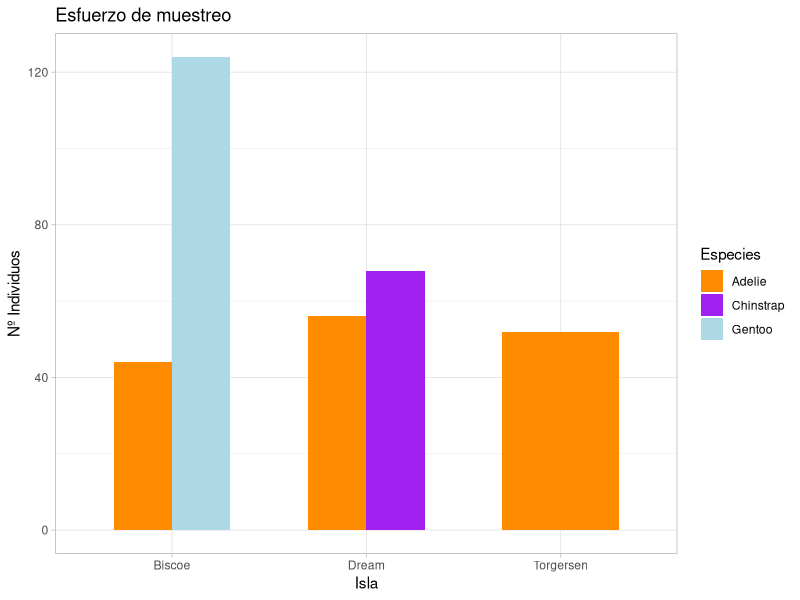
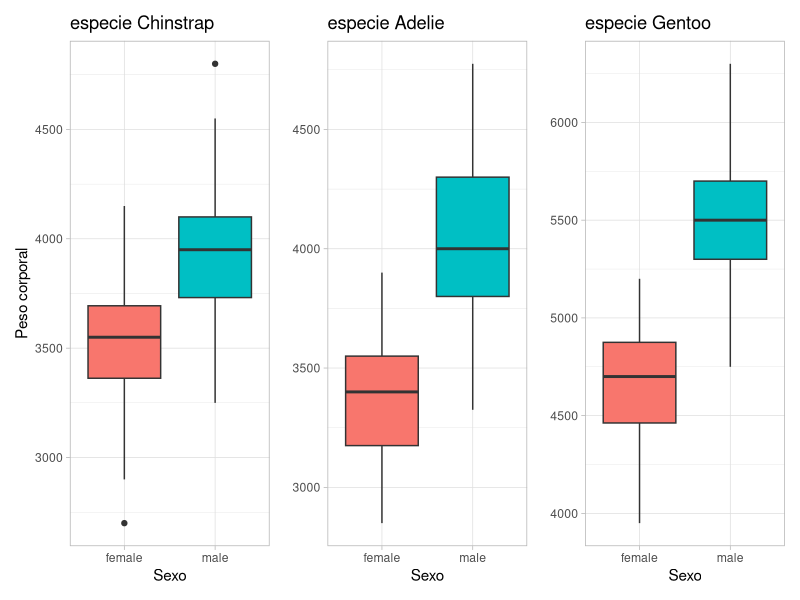

R code for these plots, in order:
## ---- chunk 1
knitr::opts_chunk$set(echo = TRUE)
## ---- chunk 2
library(palmerpenguins)
summary(penguins)
## ---- chunk 3
library(dplyr)
library(knitr)
library(kableExtra)
## ---- chunk 4
n_por_sexo <- penguins %>% group_by(sex) %>% 
  summarise(sample_size = length(sex))
kable(n_por_sexo, align = "l", caption = "Número de individuos de cada sexo") %>% 
  kable_minimal(full_width = F, position="left")
## ---- chunk 5
n_por_especie <- penguins %>% group_by(species) %>% 
  summarise(sample_size = length(sex))
kable(n_por_especie, align = "l", caption = "Número de individuos de cada especie")%>% 
  kable_minimal(full_width = F, position="left")

## ---- chunk 6
n_por_especie_y_sexo <- penguins %>% group_by(sex, species) %>% 
  summarise(sample_size = length(sex))
kable(n_por_especie_y_sexo, align = "l", caption = "Número de individuos de cada grupo")%>% 
  kable_minimal(full_width = F, position="left")

## ---- chunk 7
variables <- c("long_pico", "prof_pico", "long_aleta", "peso")

media <- c(mean(penguins$bill_length_mm, na.rm = T), mean(penguins$bill_depth_mm, na.rm = T), mean(penguins$flipper_length_mm, na.rm = T), mean(penguins$body_mass_g, na.rm = T))

sd <- c(sd(penguins$bill_length_mm, na.rm = T), sd(penguins$bill_depth_mm, na.rm = T), sd(penguins$flipper_length_mm, na.rm = T), sd(penguins$body_mass_g, na.rm = T))

min <- c(min(penguins$bill_length_mm, na.rm = T), min(penguins$bill_depth_mm, na.rm = T), min(penguins$flipper_length_mm, na.rm = T), min(penguins$body_mass_g, na.rm = T))

max<- c(max(penguins$bill_length_mm, na.rm = T), max(penguins$bill_depth_mm, na.rm = T), max(penguins$flipper_length_mm, na.rm = T), max(penguins$body_mass_g, na.rm = T))

descriptiva <- data.frame(variables,media,sd,min,max)

kable(descriptiva, align = "l", caption = "Estadística descriptiva de las variables")%>% 
  kable_minimal(full_width = F, position="left")
## ---- chunk 8
library(ggplot2)
## ---- chunk 9

ggplot(data = penguins, aes(x=island, fill=species)) + 
  geom_bar(position="dodge", width=0.6) + 
  scale_fill_manual(values = c("dark orange", "purple", "light blue")) + 
  labs (y="Nº Individuos", x= "Isla") +
  theme_light() + 
  ggtitle("Esfuerzo de muestreo") + 
  guides (fill = guide_legend(title="Especies"))

  
## ---- chunk 10
n_por_islas<-penguins %>% count(island)
kable(n_por_islas, align = "l", caption = "Individuos muestreados por cada isla")%>% 
  kable_minimal(full_width = F, position="left")

## ---- chunk 11
library(patchwork) 
## ---- chunk 12
pingus_adelie <- penguins %>% filter( species =="Adelie") %>% na.omit() 
box_adelie<-ggplot(data = pingus_adelie, aes(x=sex, y=body_mass_g, fill=sex)) +
geom_boxplot(width = 0.8) + 
  theme_light() + 
  labs(y= element_blank(), x="Sexo") + 
  ggtitle("especie Adelie") +
  theme(legend.position = "none")

pingus_chinstrap <- penguins %>% filter(species == "Chinstrap") %>% na.omit()
box_chinstrap<-ggplot(data = pingus_chinstrap, aes(x=sex, y=body_mass_g, fill=sex)) +
  geom_boxplot(width = 0.8) + 
  theme_light() + 
  labs( x="Sexo", y= "Peso corporal") + 
  ggtitle("especie Chinstrap") +
  theme(legend.position = "none")

pingus_gentoo <- penguins %>% filter( species == "Gentoo") %>% na.omit()
box_gentoo<-ggplot(data = pingus_gentoo, aes(x=sex, y=body_mass_g, fill=sex)) +
  geom_boxplot(width = 0.8) + 
  theme_light() + 
  labs( x="Sexo", y=element_blank()) + 
  ggtitle("especie Gentoo") +
  theme(legend.position = "none")

box_chinstrap + box_adelie + box_gentoo
